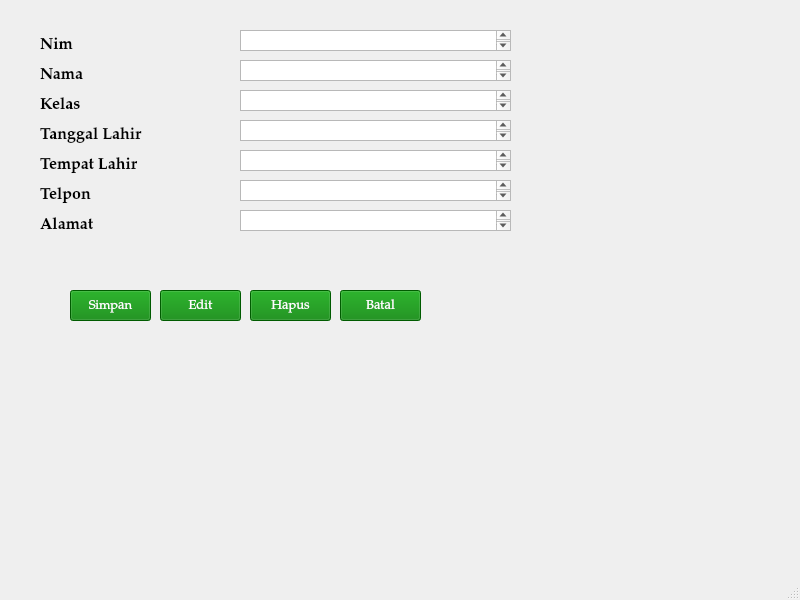
<?xml version="1.0" encoding="UTF-8"?>
<ui version="4.0">
 <class>MainWindow</class>
 <widget class="QMainWindow" name="MainWindow">
  <property name="geometry">
   <rect>
    <x>0</x>
    <y>0</y>
    <width>800</width>
    <height>600</height>
   </rect>
  </property>
  <property name="font">
   <font>
    <family>Palatino Linotype</family>
    <pointsize>10</pointsize>
   </font>
  </property>
  <property name="windowTitle">
   <string>MainWindow</string>
  </property>
  <widget class="QWidget" name="centralwidget">
   <widget class="QLabel" name="label">
    <property name="geometry">
     <rect>
      <x>40</x>
      <y>30</y>
      <width>151</width>
      <height>31</height>
     </rect>
    </property>
    <property name="font">
     <font>
      <family>Palatino Linotype</family>
      <pointsize>12</pointsize>
      <weight>75</weight>
      <bold>true</bold>
     </font>
    </property>
    <property name="text">
     <string>Nim</string>
    </property>
   </widget>
   <widget class="QLabel" name="label_2">
    <property name="geometry">
     <rect>
      <x>40</x>
      <y>60</y>
      <width>131</width>
      <height>31</height>
     </rect>
    </property>
    <property name="font">
     <font>
      <pointsize>12</pointsize>
      <weight>75</weight>
      <bold>true</bold>
     </font>
    </property>
    <property name="text">
     <string>Nama </string>
    </property>
   </widget>
   <widget class="QLabel" name="label_3">
    <property name="geometry">
     <rect>
      <x>40</x>
      <y>90</y>
      <width>151</width>
      <height>31</height>
     </rect>
    </property>
    <property name="font">
     <font>
      <family>Palatino Linotype</family>
      <pointsize>12</pointsize>
      <weight>75</weight>
      <bold>true</bold>
     </font>
    </property>
    <property name="text">
     <string>Kelas</string>
    </property>
   </widget>
   <widget class="QLabel" name="label_4">
    <property name="geometry">
     <rect>
      <x>40</x>
      <y>150</y>
      <width>161</width>
      <height>31</height>
     </rect>
    </property>
    <property name="font">
     <font>
      <family>Palatino Linotype</family>
      <pointsize>12</pointsize>
      <weight>75</weight>
      <bold>true</bold>
     </font>
    </property>
    <property name="text">
     <string>Tempat Lahir</string>
    </property>
   </widget>
   <widget class="QLabel" name="label_5">
    <property name="geometry">
     <rect>
      <x>40</x>
      <y>120</y>
      <width>161</width>
      <height>31</height>
     </rect>
    </property>
    <property name="font">
     <font>
      <family>Palatino Linotype</family>
      <pointsize>12</pointsize>
      <weight>75</weight>
      <bold>true</bold>
     </font>
    </property>
    <property name="text">
     <string>Tanggal Lahir</string>
    </property>
   </widget>
   <widget class="QLabel" name="label_6">
    <property name="geometry">
     <rect>
      <x>40</x>
      <y>180</y>
      <width>151</width>
      <height>31</height>
     </rect>
    </property>
    <property name="font">
     <font>
      <family>Palatino Linotype</family>
      <pointsize>12</pointsize>
      <weight>75</weight>
      <bold>true</bold>
     </font>
    </property>
    <property name="text">
     <string>Telpon</string>
    </property>
   </widget>
   <widget class="QLabel" name="label_7">
    <property name="geometry">
     <rect>
      <x>40</x>
      <y>210</y>
      <width>141</width>
      <height>31</height>
     </rect>
    </property>
    <property name="font">
     <font>
      <family>Palatino Linotype</family>
      <pointsize>12</pointsize>
      <weight>75</weight>
      <bold>true</bold>
     </font>
    </property>
    <property name="text">
     <string>Alamat</string>
    </property>
   </widget>
   <widget class="QTextBrowser" name="textBrowser">
    <property name="geometry">
     <rect>
      <x>240</x>
      <y>30</y>
      <width>271</width>
      <height>21</height>
     </rect>
    </property>
   </widget>
   <widget class="QTextBrowser" name="textBrowser_2">
    <property name="geometry">
     <rect>
      <x>240</x>
      <y>60</y>
      <width>271</width>
      <height>21</height>
     </rect>
    </property>
   </widget>
   <widget class="QTextBrowser" name="textBrowser_3">
    <property name="geometry">
     <rect>
      <x>240</x>
      <y>90</y>
      <width>271</width>
      <height>21</height>
     </rect>
    </property>
   </widget>
   <widget class="QTextBrowser" name="textBrowser_4">
    <property name="geometry">
     <rect>
      <x>240</x>
      <y>120</y>
      <width>271</width>
      <height>21</height>
     </rect>
    </property>
   </widget>
   <widget class="QTextBrowser" name="textBrowser_5">
    <property name="geometry">
     <rect>
      <x>240</x>
      <y>150</y>
      <width>271</width>
      <height>21</height>
     </rect>
    </property>
   </widget>
   <widget class="QTextBrowser" name="textBrowser_6">
    <property name="geometry">
     <rect>
      <x>240</x>
      <y>180</y>
      <width>271</width>
      <height>21</height>
     </rect>
    </property>
   </widget>
   <widget class="QTextBrowser" name="textBrowser_7">
    <property name="geometry">
     <rect>
      <x>240</x>
      <y>210</y>
      <width>271</width>
      <height>21</height>
     </rect>
    </property>
   </widget>
   <widget class="QPushButton" name="pushButton">
    <property name="geometry">
     <rect>
      <x>70</x>
      <y>290</y>
      <width>81</width>
      <height>31</height>
     </rect>
    </property>
    <property name="styleSheet">
     <string notr="true">QPushButton {
	background-color: Green;
	color: White;
}</string>
    </property>
    <property name="text">
     <string>Simpan</string>
    </property>
   </widget>
   <widget class="QPushButton" name="pushButton_2">
    <property name="geometry">
     <rect>
      <x>160</x>
      <y>290</y>
      <width>81</width>
      <height>31</height>
     </rect>
    </property>
    <property name="styleSheet">
     <string notr="true">QPushButton {
	background-color: Green;
	color: White;
}</string>
    </property>
    <property name="text">
     <string>Edit</string>
    </property>
   </widget>
   <widget class="QPushButton" name="pushButton_3">
    <property name="geometry">
     <rect>
      <x>250</x>
      <y>290</y>
      <width>81</width>
      <height>31</height>
     </rect>
    </property>
    <property name="styleSheet">
     <string notr="true">QPushButton {
	background-color: Green;
	color: White;
}</string>
    </property>
    <property name="text">
     <string>Hapus</string>
    </property>
   </widget>
   <widget class="QPushButton" name="pushButton_4">
    <property name="geometry">
     <rect>
      <x>340</x>
      <y>290</y>
      <width>81</width>
      <height>31</height>
     </rect>
    </property>
    <property name="styleSheet">
     <string notr="true">QPushButton {
	background-color: Green;
	color: White;
}</string>
    </property>
    <property name="text">
     <string>Batal</string>
    </property>
   </widget>
  </widget>
  <widget class="QMenuBar" name="menubar">
   <property name="geometry">
    <rect>
     <x>0</x>
     <y>0</y>
     <width>800</width>
     <height>20</height>
    </rect>
   </property>
  </widget>
  <widget class="QStatusBar" name="statusbar"/>
 </widget>
 <resources/>
 <connections/>
</ui>
